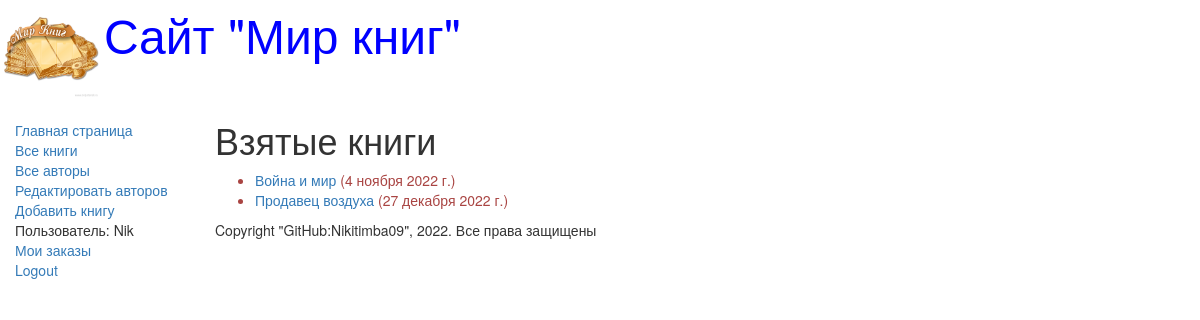
The app's page /mybooks/ (signed in) with its own data.
### catalog/models.py (models this page shows, shortened)
class BookInstance(models.Model):
    book = models.ForeignKey("Book", on_delete=models.CASCADE, null=True)
    inv_nom = models.CharField(max_length=20, null=True,
                               help_text="Введите инвентарный номер экземпляра",
                               verbose_name='Инвентарный номер')
    imprint = models.CharField(max_length=200,
                               help_text='Введите издательство и год выпуска',
                               verbose_name='Издательство')
    status = models.ForeignKey('Status', on_delete=models.CASCADE,
                               null=True,
                               help_text="Изменить состояние экземпляра",
                               verbose_name="Статус экземпляра книга")
    due_back = models.DateField(null=True, blank=True,
                                help_text="Введите конец срока статуса",
                                verbose_name="Дата окончания статуса")
    borrower = models.ForeignKey(User, on_delete=models.SET_NULL,
                                 null=True, blank=True,
                                 verbose_name="Заказчик",
                                 help_text='Выберите заказчика книги')
    @property
    def is_overdue(self):
        if self.due_back and date.today() > self.due_back:
            return True
        return False

class Book(models.Model):
    title = models.CharField(max_length=200,
                             help_text='Введите название книги',
                             verbose_name='Название книги')
    genre = models.ForeignKey("Genre", on_delete=models.CASCADE,
                              help_text='Выберите жанр для книги',
                              verbose_name='Жанр книги', null=True)
    language = models.ForeignKey("Language",
                                 on_delete=models.CASCADE,
                                 help_text='Выберите язык книги',
                                 verbose_name='Язык книги', null=True)
    author = models.ManyToManyField("Author",
                                    help_text='Выберите автора книги',
                                    verbose_name='Автор книги')
    summary = models.TextField(max_length=1000,
                               help_text='Введите краткое описание книги',
                               verbose_name='Аннотация книги')
    isbn = models.CharField(max_length=13,
                            help_text='Должно содержать 13 символов',
                            verbose_name='ISBN книги')
    def display_author(self):
        return ', '.join([author.last_name for author in self.author.all()])
    display_author.short_description = 'Авторы'

### catalog/views.py (the view)
# urls.py: re_path(r'^mybooks/$', views.LoanedBooksByUserListView.as_view(), name='my-borrowed')
class LoanedBooksByUserListView(LoginRequiredMixin, generic.ListView):
    model = BookInstance
    template_name = 'catalog/book_instance_list_borrowed_user.html'
    paginate_by = 10
    def get_queryset(self):
        return BookInstance.objects.filter(borrower=self.request.user).filter(status__exact='2').order_by('due_back')

### catalog/templates/catalog/book_instance_list_borrowed_user.html
{% extends "base_generic.html" %}
{% block content %}
    <h1>Взятые книги</h1>
    {% if bookinstance_list %}
    <ul>
      {% for bookinst in bookinstance_list %}
      <li class="{% if bookinst.is_overdue %}
                                   text-danger{% endif %}">
        <a href="{% url 'book-detail' bookinst.book.pk %}">
                                {{bookinst.book.title}}</a>
                         ({{ bookinst.due_back }})
      </li>
      {% endfor %}
    </ul>
    {% else %}
      <p>Нет книг со статусом В ЗАКАЗЕ.</p>
    {% endif %}
{% endblock %}

### catalog/templates/base_generic.html (shortened to what this page needs)
<!DOCTYPE html>
<html lang="en">
<head>
    <link rel="stylesheet" href="https://maxcdn.bootstrapcdn.com/bootstrap/3.3.7/css/bootstrap.min.css">
    {% load static %}
    <link rel="stylesheet" href="{% static 'css/styles.css' %}">
    {% block head %}
        <img src="{% static 'images/logotip.jpg' %}" style="width: 100px; height: 100px;" align="absmiddle">
        <font size=7, color="blue">Сайт "Мир книг"</font>
    {% endblock %}
</head>
<body>
    <div class="container-fluid">
        <div class="row">
            <div class="col-sm-2">
                {% block sidebar %}
                <ul class="sidebar-nav">
                    <li><a href="{% url 'home' %}">Главная страница</a></li>
                    <li><a href="{% url 'books' %}">Все книги</a></li>
                    <li><a href="{% url 'authors' %}">Все авторы</a></li>
                    <li><a href="{% url 'authors_add' %}">Редактировать авторов</a></li>
                    <li><a href="{% url 'book_create' %}">Добавить книгу</a></li>
                    {% if user.is_authenticated  %}
                        <li>Пользователь: {{ user.get_username }}</li>
                        <li><a href="{% url 'my-borrowed' %}?next={{ request.path }}">Мои заказы</a></li>
                        <li><a href="{% url 'logout' %}?next={{ request.path }}">Logout</a></li>
                    {% else %}
                        <li><a href="{% url 'login' %}?next={{ request.path }}">Login</a></li>
                    {% endif %}
                </ul>
                {% endblock %}
            </div>
            <div class="col-sm-10 ">
                {% block content %} {% endblock %}
                {% block footer %}
                    {% block copyright %}
                <p>Copyright "GitHub:Nikitimba09", 2022. Все права защищены</p>
                    {% endblock %}
                {% endblock %}
            </div>
        </div>
    </div>
</body>
</html>

### catalog/static/css/styles.css (style rules this page uses)
.sidebar-nav { margin-top: 20px; padding: 0; list-style: none; }

### records on screen
BookInstance: book "Война и мир", due_back "4 ноября 2022 г."
BookInstance: book "Продавец воздуха", due_back "27 декабря 2022 г."

### other values on screen
{{ user.get_username }} "Nik"
